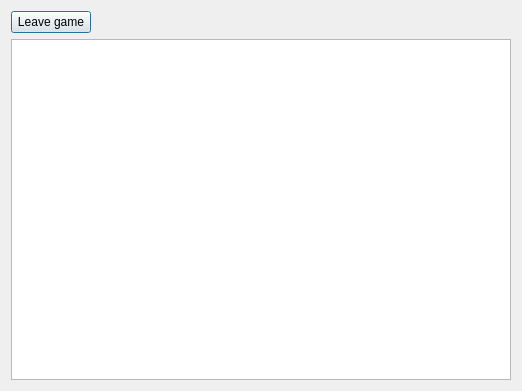
<?xml version="1.0" encoding="UTF-8"?>
<ui version="4.0">
 <class>LANDialog</class>
 <widget class="QDialog" name="LANDialog">
  <property name="geometry">
   <rect>
    <x>0</x>
    <y>0</y>
    <width>522</width>
    <height>391</height>
   </rect>
  </property>
  <property name="windowTitle">
   <string>LAN game - melonDS</string>
  </property>
  <layout class="QVBoxLayout" name="verticalLayout">
   <item>
    <layout class="QHBoxLayout" name="horizontalLayout">
     <property name="leftMargin">
      <number>0</number>
     </property>
     <item>
      <widget class="QPushButton" name="btnLeaveGame">
       <property name="text">
        <string>Leave game</string>
       </property>
      </widget>
     </item>
     <item>
      <spacer name="horizontalSpacer">
       <property name="orientation">
        <enum>Qt::Orientation::Horizontal</enum>
       </property>
       <property name="sizeHint" stdset="0">
        <size>
         <width>40</width>
         <height>20</height>
        </size>
       </property>
      </spacer>
     </item>
    </layout>
   </item>
   <item>
    <widget class="QTreeView" name="tvPlayerList"/>
   </item>
  </layout>
 </widget>
 <resources/>
 <connections/>
</ui>
